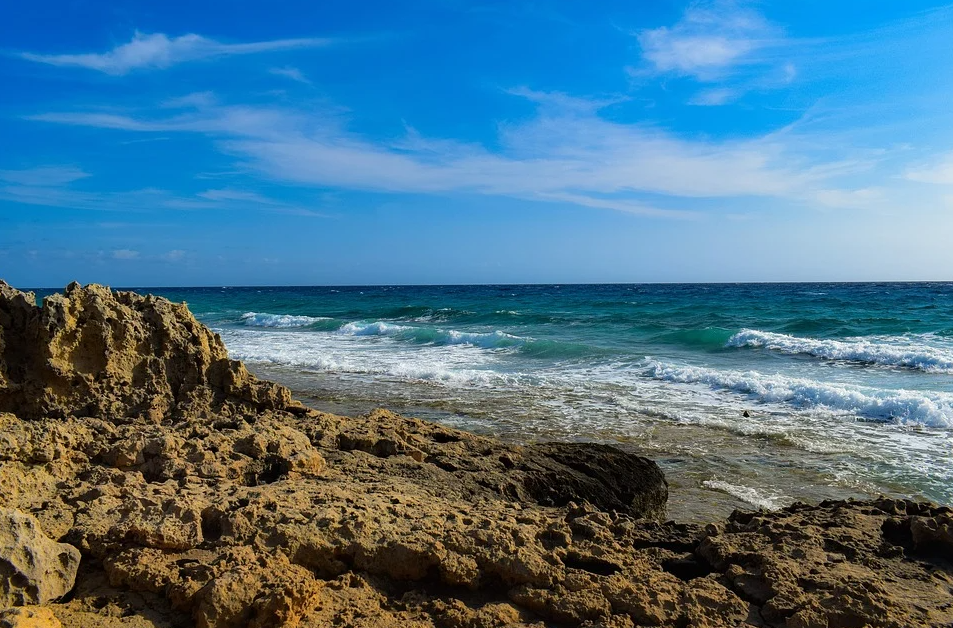
#> input picture Material_TPs/TP1/segmentacion.png, 953 x 628 px
$ jupyter execute 'tp1-2.2 segmentacion cielo mar y roca.ipynb'
#> lines starting #> are read from the running program, lines starting #| are printed output that depends on the picture; after the words box and inside, x2 and y2 are one past the last pixel; in counts of white or black regions, pixels touching at a corner belong together; long printed decimals are rounded
[cell 1]
import cv2 as cv
import numpy as np
import matplotlib.pyplot as plt

[cell 2]
def fill_holes(mask):
    contours, hierarchy = cv.findContours(mask, cv.RETR_CCOMP, cv.CHAIN_APPROX_SIMPLE)
    for i, contour in enumerate(contours):
        cv.drawContours(mask, [contour], 0, 255, -1)

    return mask

[cell 3]
def clean_image(img):
    for i in range(len(img)):
        black_pixels = np.sum(img[i] == [0, 0, 0], axis=-1)
        total_black_pixels = np.sum(black_pixels == 3)

        if total_black_pixels > len(img[i]) / 3:
            img[i, :] = [0, 0, 0]

    return img

# Segmentacion del Cielo

[cell 4]
img_color = cv.imread('segmentacion.png')
#> img_color is the input picture: shape (628, 953, 3); mean B, G, R 139, 116.4, 76.1

if img_color is None:
    print("La imagen no se cargó correctamente")
else:
    img_hsv = cv.cvtColor(img_color, cv.COLOR_BGR2HSV)
#> img_hsv: shape (628, 953, 3); mean H, S, V 70.1, 153.6, 153.9
    lower_blue = np.array([90, 150, 150])
    upper_blue = np.array([130, 255, 255])

    mask_sky = cv.inRange(img_hsv, lower_blue, upper_blue)
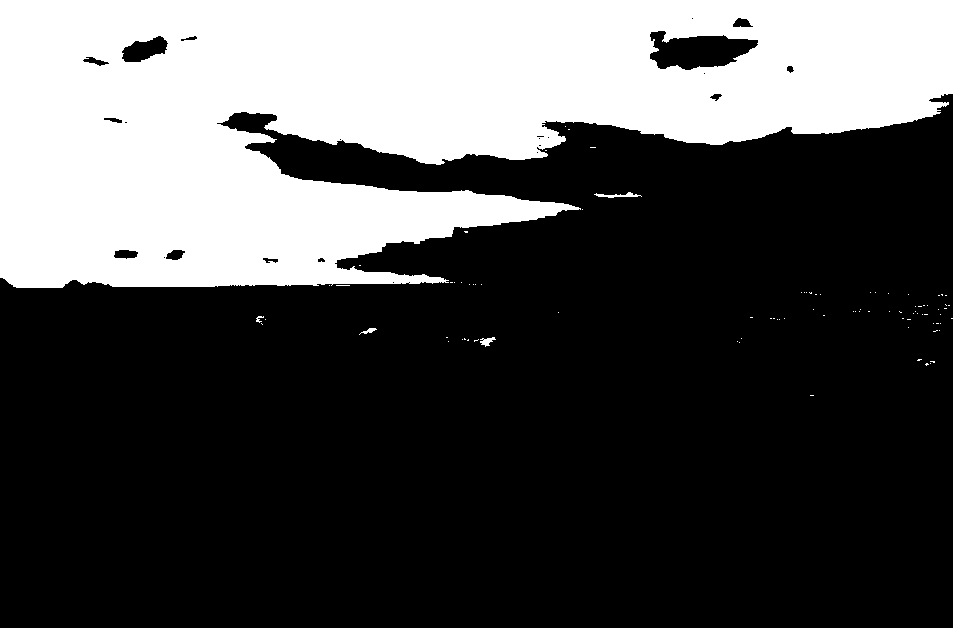
#> mask_sky: shape (628, 953); 30.9% white; 89 white regions (84 under 20 px), largest, box (x1, y1, x2, y2) and area: (0, 0, 953, 288) 184739, (594, 192, 642, 198) 124, (480, 337, 496, 347) 81, (359, 328, 377, 335) 49, (256, 316, 264, 323) 27
    sky_segmented = cv.bitwise_and(img_color, img_color, mask=mask_sky)

    gray_image = cv.cvtColor(img_color, cv.COLOR_BGR2GRAY)
    edges = cv.Canny(gray_image, 50, 150)
#> edges: shape (628, 953); 16.1% white in thin lines or dots
    kernel = np.ones((5, 5), np.uint8)

    dilated_edges = cv.dilate(edges, kernel, iterations=1)
#> dilated_edges: shape (628, 953); 48.8% white; 16 white regions (1 under 20 px), largest, box (x1, y1, x2, y2) and area: (0, 276, 953, 628) 288393, (114, 26, 332, 51) 1420, (0, 323, 34, 396) 1068
    mask_background = cv.bitwise_not(dilated_edges)
    mask_combined = cv.bitwise_or(mask_sky, mask_background)
#> mask_combined: shape (628, 953); 51.6% white; 21 black regions (9 under 20 px)
    mask_filled = fill_holes(mask_combined)
#> in fill_holes, `contours, hierarchy = cv.findContours(mask, cv.RETR_CCOMP, cv.CHAIN_AP..`: contours = 460 contours, 364 with area under 20; largest, box (x1, y1, x2, y2) and area: (0, 0, 953, 288) 268238, (147, 285, 770, 324) 9822, (337, 544, 579, 628) 5417, (0, 298, 70, 418) 3130, (131, 578, 206, 628) 2082
#> the loop in fill_holes, `for i, contour in enumerate(contours):` made 460 passes
#> contour on passes 1, 2, 4: [[892, 627], [895, 627]], [[258, 627]], [[479, 626], [479, 627]]
#> after the loop in fill_holes, `for i, contour in enumerate(contours):`:
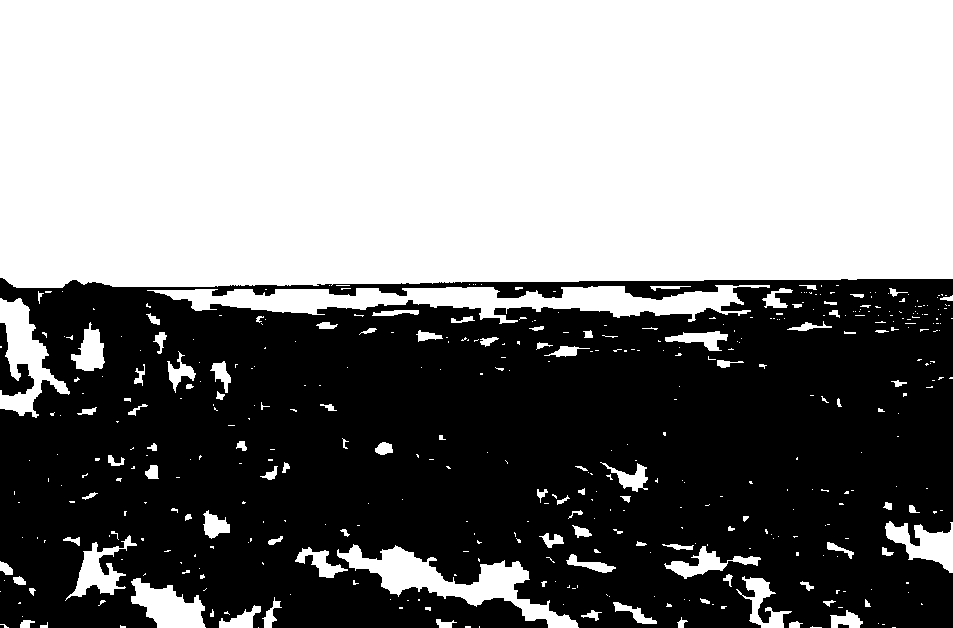
#> mask: shape (628, 953); 51.8% white; 4 black regions (1 under 20 px), largest, box (x1, y1, x2, y2) and area: (0, 278, 953, 628) 287404, (0, 323, 34, 396) 1068, (838, 624, 849, 628) 38
    mask_closed = cv.morphologyEx(mask_filled, cv.MORPH_CLOSE, kernel)
#> mask_closed: shape (628, 953); 52% white; 13 black regions (1 under 20 px), largest, box (x1, y1, x2, y2) and area: (0, 278, 953, 628) 285272, (0, 323, 34, 396) 1068, (379, 284, 407, 296) 244
    mask_opened = cv.morphologyEx(mask_closed, cv.MORPH_OPEN, kernel)
#> mask_opened: shape (628, 953); 51% white; 9 black regions, largest, box (x1, y1, x2, y2) and area: (0, 278, 953, 628) 291348, (0, 323, 34, 396) 1104, (379, 284, 407, 296) 244
    final_segmentation = cv.bitwise_and(img_color, img_color, mask=mask_opened)
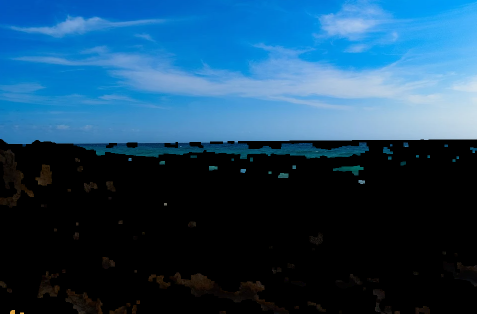
#> final_segmentation: shape (628, 953, 3) (shown at 1/2 size); mean B, G, R 99.5, 70.1, 29.3
    final_segmentation = clean_image(final_segmentation)
#> the loop in clean_image, `for i in range(len(img)):` made 628 passes
#> total_black_pixels on passes 1 to 3: 0, 0, 0

    plt.imshow(cv.cvtColor(final_segmentation, cv.COLOR_BGR2RGB))
    plt.title('Imagen segmentada con cielo y sin mar/roca (relleno de huecos y eliminación de pequeñas regiones erróneas)')
    plt.show()

# Segmentacion del mar

[cell 5]
lower_blue = np.array([30, 0, 0])
upper_blue = np.array([250, 250, 170])

mask_mar = cv.inRange(img_hsv, lower_blue, upper_blue)
#> mask_mar: shape (628, 953); 13.1% white; 1011 white regions (948 under 20 px)
mask_filled = fill_holes(mask_mar)
#> in fill_holes (call 2), `contours, hierarchy = cv.findContours(mask, cv.RETR_CCOMP, cv.CHAIN_AP..`: contours = 3669 contours, 3376 with area under 20; largest, box (x1, y1, x2, y2) and area: (0, 277, 953, 378) 51886, (228, 354, 953, 514) 30626, (886, 526, 953, 570) 868, (764, 434, 847, 461) 858, (740, 414, 828, 434) 630
#> the loop in fill_holes (call 2), `for i, contour in enumerate(contours):` made 3669 passes
#> contour on passes 1 to 3: [[904, 627]], [[570, 627], [572, 627]], [[171, 627], [172, 627]]
#> after the loop in fill_holes (call 2), `for i, contour in enumerate(contours):`:
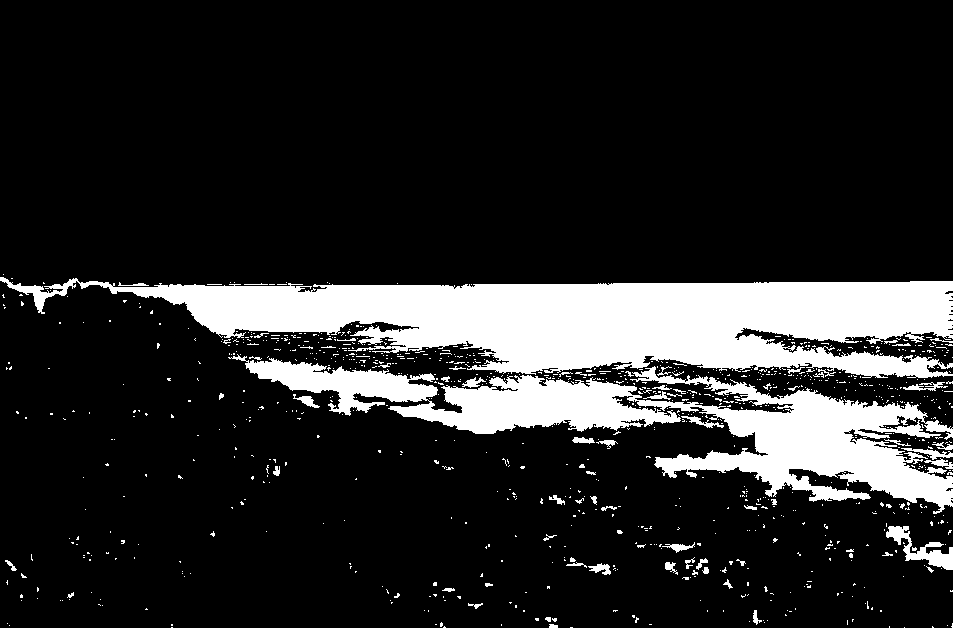
#> mask: shape (628, 953); 15.8% white; 965 white regions (898 under 20 px), largest, box (x1, y1, x2, y2) and area: (0, 277, 953, 378) 54028, (228, 354, 953, 514) 33144, (886, 526, 953, 570) 1020
mar_segmented = cv.bitwise_and(img_color, img_color, mask=mask_filled)

plt.imshow(cv.cvtColor(mar_segmented, cv.COLOR_BGR2RGB))
plt.title('Imagen segmentada del mar')
plt.show()

# Segmentacion de la Roca

[cell 6]
img_color = cv.imread('segmentacion.png')

if img_color is None:
    print("La imagen no se cargó correctamente")
else:
    imgRGB = cv.cvtColor(img_color, cv.COLOR_BGR2RGB)

    plt.figure(1)
    plt.imshow(imgRGB)
    plt.show()

[cell 7]
img_muestra_roca = imgRGB[465:545, 0:60,:]
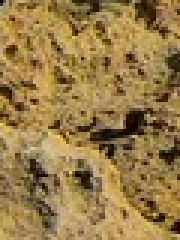
#> img_muestra_roca: shape (80, 60, 3) (shown 3 times larger); mean R, G, B 152.2, 124.5, 72.8
plt.figure(2)
plt.imshow(img_muestra_roca)
plt.show()

[cell 8]
color_mean_roca, color_std_roca = cv.meanStdDev(img_muestra_roca)
#> color_mean_roca = [152.2, 124.5, 72.75]; color_std_roca = [44.23, 41.23, 33.45]
print(color_mean_roca.flatten().tolist())
#| [152.248, 124.523, 72.755]
print(color_std_roca.flatten().tolist())
#| [44.229, 41.234, 33.451]

[cell 9]
n_sigma = 2.5
mask_roca = cv.inRange(imgRGB, color_mean_roca-color_std_roca * n_sigma,  color_mean_roca+color_std_roca * n_sigma)
#> mask_roca: shape (628, 953); 31% white; 1499 white regions (1436 under 20 px), largest, box (x1, y1, x2, y2) and area: (0, 279, 953, 628) 163926, (358, 314, 953, 378) 10312, (432, 598, 546, 628) 1684
img_segmentada_roca = cv.bitwise_and(imgRGB, imgRGB, mask=mask_roca)

plt.figure(99)
plt.imshow(imgRGB)
plt.title('Imagen Original')  # Leyenda para la imagen original
plt.show()

plt.figure(5)
plt.imshow(img_segmentada_roca)
plt.title('Imagen Segmentada')
plt.show()

plt.figure(6)
plt.imshow(mask_roca,cmap='gray')
plt.title('Máscara de Segmentación')
plt.show()

# Fin

Aca estoy solo jugando y practicando un poco.

[cell 10]
imgRGB_float = imgRGB.astype(np.float32)
color_sum = np.sum(imgRGB_float, axis=2, keepdims=True)
color_sum = np.where(color_sum==0, 1, color_sum)
img_chrom = imgRGB_float / color_sum
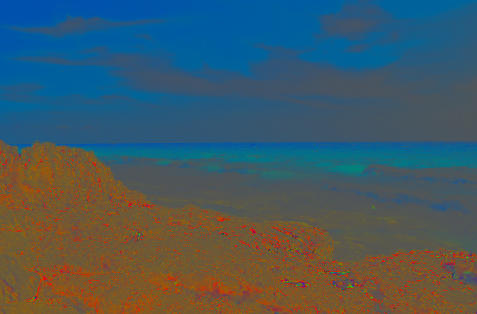
#> img_chrom: shape (628, 953, 3) float32 (shown at 1/2 size); mean R, G, B 0.27, 0.349, 0.381

plt.figure()
plt.imshow(img_chrom)
plt.title('Imagen con Coordenadas Cromáticas')
plt.show()

[cell 11]
img_muestra_roca_chrom = img_chrom[465:545, 0:60,:]
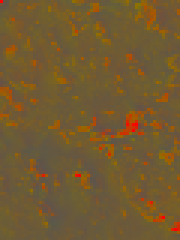
#> img_muestra_roca_chrom: shape (80, 60, 3) float32 (shown 3 times larger); mean R, G, B 0.453, 0.355, 0.192
plt.figure(2)
plt.imshow(img_muestra_roca_chrom)
plt.show()

[cell 12]
color_mean_roca_chrom, color_std_roca_chrom = cv.meanStdDev(img_muestra_roca_chrom)
#> color_mean_roca_chrom = [0.453, 0.355, 0.192]; color_std_roca_chrom = [0.0662, 0.0246, 0.062]
print(color_mean_roca_chrom.flatten().tolist())
#| [0.4526, 0.3553, 0.1921]
print(color_std_roca_chrom.flatten().tolist())
#| [0.06622, 0.02457, 0.06202]

n_sigma = 2.5
mask_roca_chrom = cv.inRange(img_chrom, color_mean_roca_chrom-color_std_roca_chrom * n_sigma,  color_mean_roca_chrom+color_std_roca_chrom * n_sigma)
#> mask_roca_chrom: shape (628, 953); 35.4% white; 269 white regions (245 under 20 px), largest, box (x1, y1, x2, y2) and area: (0, 280, 953, 628) 209185, (787, 378, 870, 400) 381, (898, 390, 936, 412) 248
img_segmentada_roca_chrom = cv.bitwise_and(img_chrom, img_chrom, mask=mask_roca_chrom)
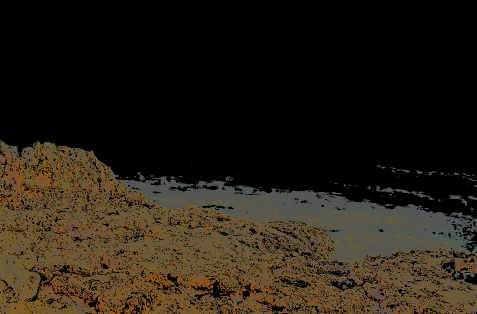
#> img_segmentada_roca_chrom: shape (628, 953, 3) float32 (shown at 1/2 size); mean R, G, B 0.15, 0.122, 0.0818

plt.figure(99)
plt.imshow(img_chrom)
plt.title('Imagen con Coordenadas Cromáticas')
plt.show()

plt.figure(5)
plt.imshow(img_segmentada_roca_chrom)
plt.title('Imagen Segmentada con Coordenadas Cromáticas')
plt.show()

plt.figure(6)
plt.imshow(mask_roca_chrom,cmap='gray')
plt.title('Máscara de Segmentación con Coordenadas Cromáticas')
plt.show()

White Patch

[cell 13]
white_patch = np.max(imgRGB_float, axis=(0, 1))
#> white_patch = [255, 255, 255]
white_patch = np.where(white_patch==0, 1, white_patch)
img_white_patch = imgRGB_float / white_patch

plt.figure()
plt.imshow(img_white_patch)
plt.title('Imagen con Corrección de White Patch')
plt.show()

[cell 14]
img_muestra_cielo_white_patch = img_white_patch[0:280, 0:890,:]
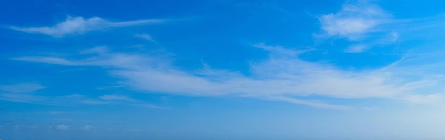
#> img_muestra_cielo_white_patch: shape (280, 890, 3) float32 (shown at 1/2 size); mean R, G, B 0.228, 0.58, 0.838
plt.figure(2)
plt.imshow(img_muestra_cielo_white_patch)
plt.show()

[cell 15]
color_mean_cielo_white_patch, color_std_cielo_white_patch = cv.meanStdDev(img_muestra_cielo_white_patch)
#> color_mean_cielo_white_patch = [0.229, 0.58, 0.839]; color_std_cielo_white_patch = [0.218, 0.108, 0.0613]
print(color_mean_cielo_white_patch.flatten().tolist())
#| [0.2286, 0.5804, 0.8393]
print(color_std_cielo_white_patch.flatten().tolist())
#| [0.2178, 0.1082, 0.06133]

n_sigma = 2.5
mask_cielo_white_patch = cv.inRange(img_white_patch, color_mean_cielo_white_patch-color_std_cielo_white_patch * n_sigma,  color_mean_cielo_white_patch+color_std_cielo_white_patch * n_sigma)
#> mask_cielo_white_patch: shape (628, 953); 48.1% white; 1354 white regions (1295 under 20 px), largest, box (x1, y1, x2, y2) and area: (0, 0, 953, 286) 267621, (528, 356, 953, 428) 7113, (221, 321, 507, 378) 4900
img_segmentada_cielo_white_patch = cv.bitwise_and(img_white_patch, img_white_patch, mask=mask_cielo_white_patch)
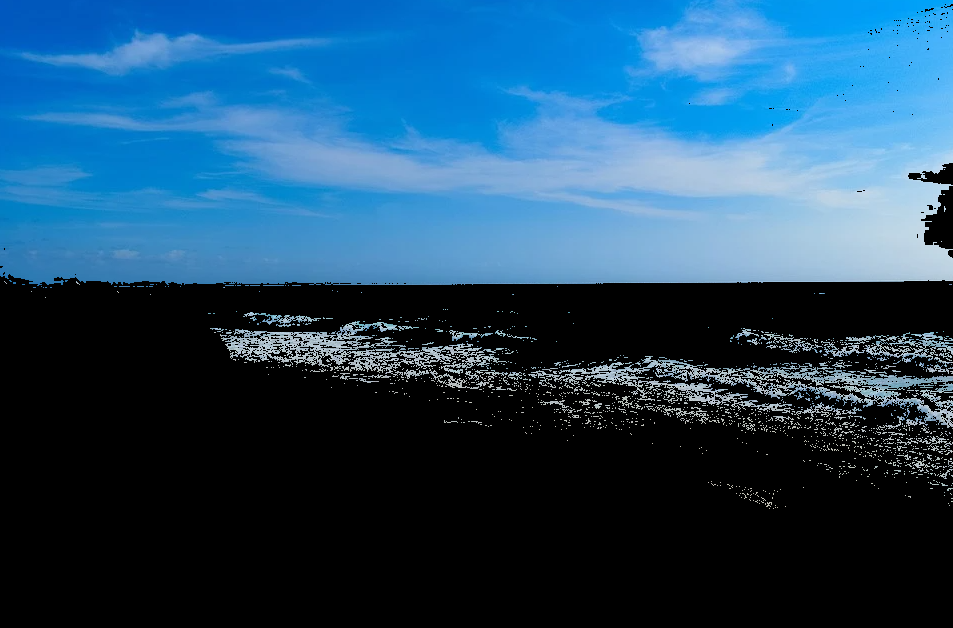
#> img_segmentada_cielo_white_patch: shape (628, 953, 3) float32; mean R, G, B 0.131, 0.289, 0.403


plt.figure(99)
plt.imshow(img_white_patch)
plt.show()

plt.figure(5)
plt.imshow(img_segmentada_cielo_white_patch)
plt.show()

plt.figure(6)
plt.imshow(mask_cielo_white_patch,cmap='gray')
plt.show
